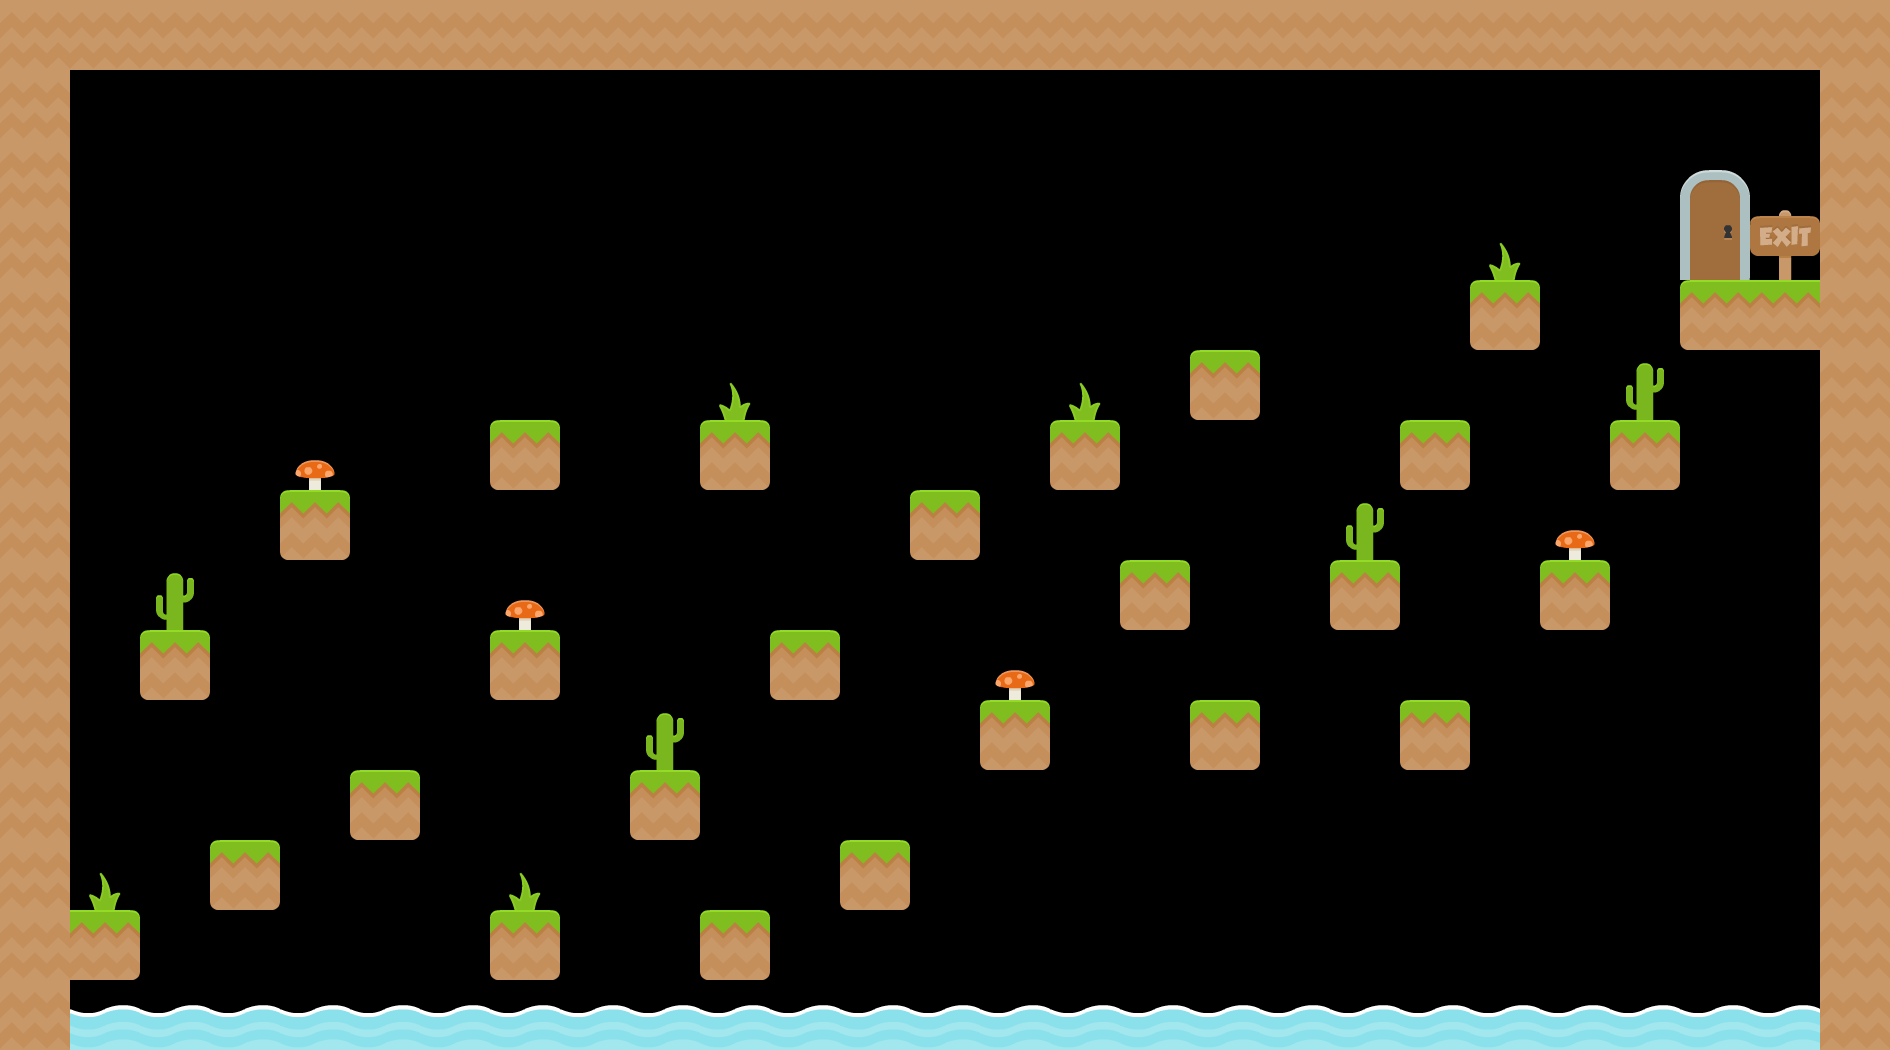

The image is a tile-based game level rendered from a .tmx file. Its description and complete source (layers, tilesets, objects, tile grids) follow:
An orthogonal 27x15 tile map with 70x70 px tiles, 1 tile layer (Map), 1 hidden layer not drawn, 7 tilesets.

<map version="1.9" tiledversion="1.9.2" orientation="orthogonal" renderorder="right-down" width="27" height="15" tilewidth="70" tileheight="70" infinite="0" nextlayerid="3" nextobjectid="1">
 <tileset firstgid="1" source="tiles_spritesheet.tsx" />
 <tileset firstgid="157" source="Exit.tsx" />
 <tileset firstgid="158" source="death.tsx" />
 <tileset firstgid="159" source="collision.tsx" />
 <tileset firstgid="160" source="mushroomRed.tsx" />
 <tileset firstgid="161" source="plant.tsx" />
 <tileset firstgid="162" source="items_spritesheet.tsx" />
 <layer id="1" name="Map" width="27" height="15">
  <data encoding="csv">
153,153,153,153,153,153,153,153,153,153,153,153,153,153,153,153,153,153,153,153,153,153,153,153,153,153,153,
153,0,0,0,0,0,0,0,0,0,0,0,0,0,0,0,0,0,0,0,0,0,0,0,0,0,153,
153,0,0,0,0,0,0,0,0,0,0,0,0,0,0,0,0,0,0,0,0,0,0,0,70,0,153,
153,0,0,0,0,0,0,0,0,0,0,0,0,0,0,0,0,0,0,0,0,161,0,0,82,65,153,
153,0,0,0,0,0,0,0,0,0,0,0,0,0,0,0,0,0,0,0,0,10,0,0,116,104,153,
153,0,0,0,0,0,0,0,0,0,161,0,0,0,0,161,0,10,0,0,0,0,0,191,0,0,153,
153,0,0,0,160,0,0,10,0,0,10,0,0,0,0,10,0,0,0,0,10,0,0,10,0,0,153,
153,0,0,0,10,0,0,0,0,0,0,0,0,10,0,0,0,0,0,191,0,0,160,0,0,0,153,
153,0,191,0,0,0,0,160,0,0,0,0,0,0,0,0,10,0,0,10,0,0,10,0,0,0,153,
153,0,10,0,0,0,0,10,0,0,0,10,0,0,160,0,0,0,0,0,0,0,0,0,0,0,153,
153,0,0,0,0,0,0,0,0,191,0,0,0,0,10,0,0,10,0,0,10,0,0,0,0,0,153,
153,0,0,0,0,10,0,0,0,10,0,0,0,0,0,0,0,0,0,0,0,0,0,0,0,0,153,
153,161,0,10,0,0,0,161,0,0,0,0,10,0,0,0,0,0,0,0,0,0,0,0,0,0,153,
153,92,0,0,0,0,0,10,0,0,10,0,0,0,0,0,0,0,0,0,0,0,0,0,0,0,153,
153,103,103,103,103,103,103,103,103,103,103,103,103,103,103,103,103,103,103,103,103,103,103,103,103,103,153
</data>
 </layer>
 <layer id="2" name="Collision" width="27" height="15" visible="0">
  <data encoding="csv">
0,159,159,159,159,159,159,159,159,159,159,159,159,159,159,159,159,159,159,159,159,159,159,159,159,159,0,
159,0,0,0,0,0,0,0,0,0,0,0,0,0,0,0,0,0,0,0,0,0,0,0,0,0,159,
159,0,0,0,0,0,0,0,0,0,0,0,0,0,0,0,0,0,0,0,0,0,0,0,0,0,159,
159,0,0,0,0,0,0,0,0,0,0,0,0,0,0,0,0,0,0,0,0,0,0,0,157,0,159,
159,0,0,0,0,0,0,0,0,0,0,0,0,0,0,0,0,0,0,0,0,159,0,0,159,159,0,
159,0,0,0,0,0,0,0,0,0,0,0,0,0,0,0,0,159,0,0,0,0,0,0,0,0,159,
159,0,0,0,0,0,0,159,0,0,159,0,0,0,0,159,0,0,0,0,159,0,0,159,0,0,159,
159,0,0,0,159,0,0,0,0,0,0,0,0,159,0,0,0,0,0,0,0,0,0,0,0,0,159,
159,0,0,0,0,0,0,0,0,0,0,0,0,0,0,0,159,0,0,159,0,0,159,0,0,0,159,
159,0,159,0,0,0,0,159,0,0,0,159,0,0,0,0,0,0,0,0,0,0,0,0,0,0,159,
159,0,0,0,0,0,0,0,0,0,0,0,0,0,159,0,0,159,0,0,159,0,0,0,0,0,159,
159,0,0,0,0,159,0,0,0,159,0,0,0,0,0,0,0,0,0,0,0,0,0,0,0,0,159,
159,0,0,159,0,0,0,0,0,0,0,0,159,0,0,0,0,0,0,0,0,0,0,0,0,0,159,
0,159,0,0,0,0,0,159,0,0,159,0,0,0,0,0,0,0,0,0,0,0,0,0,0,0,159,
0,158,158,158,158,158,158,158,158,158,158,158,158,158,158,158,158,158,158,158,158,158,158,158,158,158,0
</data>
 </layer>
</map>
